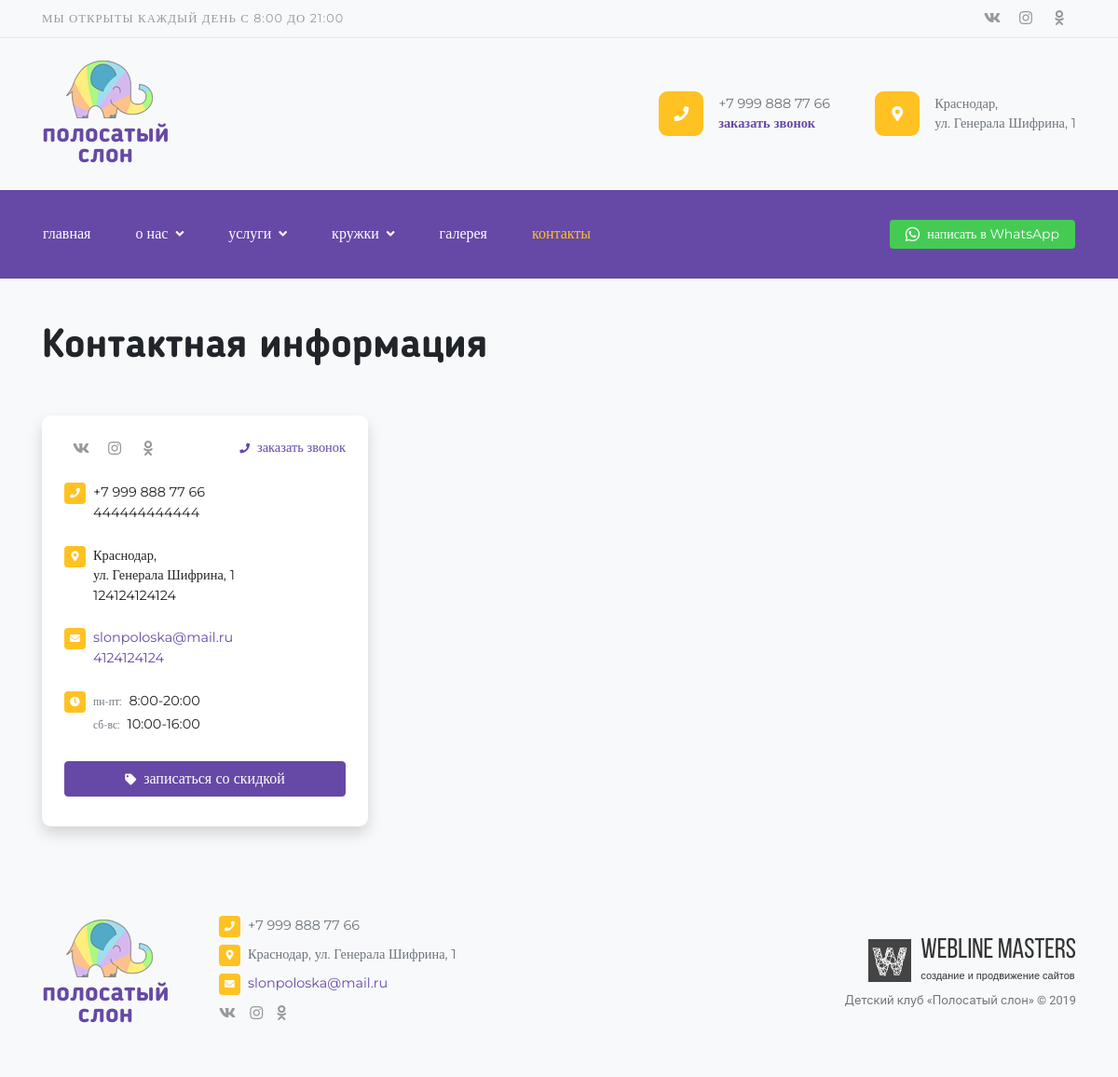
/contacts/, run on the app's committed database.
### contacts/models.py (models this page shows, shortened)
class Social(models.Model):
    name = models.CharField(max_length=250, verbose_name='Название социальной сети')
    short_name = models.CharField(max_length=250, verbose_name='Короткое название')
    link = models.URLField(max_length=250, verbose_name='Ссылка')
    class Meta:
        verbose_name = 'Социальная сеть'
        verbose_name_plural = 'Социальные сети'

class Phone(models.Model):
    phone = models.CharField(max_length=20, verbose_name='Телефон')
    class Meta:
        verbose_name = 'Телефон'
        verbose_name_plural = 'Телефоны'
    def __str__(self):
        return '%s' % self.phone

class Address(models.Model):
    address = models.CharField(max_length=250, verbose_name='Адрес')
    class Meta:
        verbose_name = 'Адрес'
        verbose_name_plural = 'Адреса'
    def __str__(self):
        return '%s' % self.address

class Email(models.Model):
    email = models.CharField(max_length=20, verbose_name='E-mail')
    class Meta:
        verbose_name = 'E-mail'
        verbose_name_plural = 'E-mails'
    def __str__(self):
        return '%s' % self.email

class Schedule(models.Model):
    days_point = models.CharField(max_length=250, verbose_name='Дни недели')
    time_point = models.CharField(max_length=250, verbose_name='Время работы')
    class Meta:
        verbose_name = 'Пункт'
        verbose_name_plural = 'Режим работы'

### contacts/views.py (the view)
# urls.py: path('', views.ContactsView.as_view(), name='contacts'),
class ContactsView(View):
    def get(self, request):
        phones = Phone.objects.all()
        shedules = Schedule.objects.all()
        addresses = Address.objects.all()
        messengers = Messenger.objects.all()
        emails = Email.objects.all()
        map_code = MapCode.objects.first()
        context = {
            'phones': phones,
            'shedules': shedules,
            'addresses': addresses,
            'messengers': messengers,
            'emails': emails,
            'map_code': map_code,
        }
        return render(request, 'contacts/contacts.html', context)

### landing/context_processors.py (called while the page is built)
def context_info(request):
    phone = Phone.objects.first()
    messenger = Messenger.objects.first()
    address = Address.objects.first()
    email = Email.objects.first()
    socials = Social.objects.all()
    seo_titles = TitleTag.objects.all()
    callback_form = CallBackForm()
    categories = Category.objects.all()
    context = {
        'phone': phone,
        'address': address,
        'email': email,
        'messenger': messenger,
        'socials': socials,
        'seo_titles': seo_titles,
        'callback_form': callback_form,
        'categories': categories,
    }
    return context

### services/models.py (called while the page is built)
    def title(self):
        return '%s %s' % (self.title1, self.title2)

### templates/contacts/contacts.html (shortened to what this page needs)
{% extends 'base.html' %}
{% block content %}
    <div class="container pb-4 pb-lg-5">
        <h1 class="mt-0 mb-lg-5 mb-4">Контактная информация</h1>
        {% include 'contacts/__contact_info.html' %}
    </div>
{% endblock content %}

### templates/__header.html (shortened to what this page needs)
{% load static %}
{% load flatpages %}
{% get_flatpages as flatpages %}
<div class="bg-light border-bottom border-gray d-none d-lg-block top-bar">
    <div class="container d-flex justify-content-between align-items-center">
        <span class="small mr-auto text-gray text-uppercase font-2 letter-spacing">
            Мы открыты каждый день с 8:00 до 21:00
        </span>
        {% for social in socials %}
            <a href="{{ social.link }}" target="_blank" class="text-gray py-2  {{ social.short_name }}"><i class="fab fa-{{ social.name }}"></i></a>
        {% endfor %}
    </div>
</div>
<div class="bg-light py-4 d-none d-lg-block top-bar-2">
    <div class="container d-flex justify-content-between align-items-center">
        <div class="position-relative text-center logo mr-auto">
            <img src="{% static 'images/logo.png' %}" class="ml-2 mb-2">
            <a href="{% url 'index' %}" class="stretched-link text-lowercase d-block font-3 font-weight-bolder">полосатый<br>слон</a>
        </div>
        <div class="top-contact d-flex justify-content-between align-items-center mr-5">
            <span class="bg-warning text-center rounded-lg mr-3"><i class="fas fa-phone text-white"></i></span>
            <div>
                <p class="text-muted font-2 smaller m-0">{{ phone }}</p>
                <p class="font-2 smaller font-weight-bold m-0"><a href="#" data-toggle="modal" data-target="#CallBackModal">заказать звонок</a></p>
            </div>
        </div>
        <div class="top-contact d-flex justify-content-between align-items-center">
            <span class="bg-warning text-center rounded-lg mr-3"><i class="fas fa-map-marker-alt text-white"></i></span>
            <div>
                <p class="text-muted font-2 smaller m-0 w-10">{{ address|safe }}</p>
            </div>
        </div>
    </div>
</div>
<nav class="navbar navbar-expand-lg navbar-dark bg-primary sticky-top py-lg-4 mb-lg-5 mb-4 py-1">
    <div class="container px-3">
        <div class="collapse navbar-collapse">
            <ul class="navbar-nav mr-auto">
                <li class="nav-item">
                    <a class="nav-link text-lowercase font-2" href="{% url 'index' %}">главная</a>
                </li>
                <li class="nav-item dropdown">
                    <a class="nav-link text-lowercase dropdown-toggle font-2 {% if '/content-startpoint/' in request.path %}active{% endif %}
                                                                             {% for page in flatpages %} {% if page.url in request.path %}active{% endif %} {% endfor %}" href="{% url 'content_startpoint' %}">
                        о нас<i class="fas fa-angle-down fa-sm ml-2"></i>
                    </a>
                </li>
                <li class="nav-item dropdown">
                    <a class="nav-link text-lowercase dropdown-toggle font-2 {% if '/services/category/service/' in request.path %}active{% endif %}" href="{% url 'categories' service_type='service' %}">
                        услуги<i class="fas fa-angle-down fa-sm ml-2"></i>
                    </a>
                </li>
                <li class="nav-item dropdown">
                    <a class="nav-link text-lowercase dropdown-toggle font-2  {% if '/services/category/artclass/' in request.path %}active{% endif %}" href="{% url 'categories' service_type='artclass' %}">
                        кружки<i class="fas fa-angle-down fa-sm ml-2"></i>
                    </a>
                </li>
                <li class="nav-item">
                    <a class="nav-link text-lowercase font-2  {% if '/gallery/' in request.path %}active{% endif %}" href="{% url 'gallery' %}">галерея</a>
                </li>
                <li class="nav-item">
                    <a class="nav-link text-lowercase font-2  {% if '/contacts/' in request.path %}active{% endif %}" href="{% url 'contacts' %}">контакты</a>
                </li>
            </ul>
            <span class="navbar-text">
                <a href="https://wa.me/{{ messenger.number }}?text={{ messenger.text }}" target="_blank" class="btn btn-secondary btn-sm text-white font-2 small"><i class="fab fa-whatsapp align-middle mr-2" style="color: #fff; font-size: 1.1rem;"></i><span class="d-none d-xl-inline">написать в </span>WhatsApp</a>
            </span>
        </div>
    </div>
</nav>

### templates/contacts/__contact_info.html (shortened to what this page needs)
<div class="row">
    <div class="col-xl-4 col-lg-5">
        <address class="mb-4 mb-lg-0 bg-white p-4 rounded-lg shadow">
            <ul class="list-unstyled addr-block">
                <li class="mb-4 d-sm-flex d-block justify-content-between">
                    {% for social in socials %}
                        <a href="{{ social.link }}" target="_blank" class="text-gray m-sm-0 {{ social.short_name }}"><i class="fab fa-{{ social.name }}"></i></a>
                    {% endfor %}
                    <a href="#" class="font-2 ml-sm-auto smaller d-block d-sm-inline mt-3 mt-sm-0" data-toggle="modal" data-target="#CallBackModal"><i class="fas fa-phone fa-xs mr-2"></i>заказать звонок</a>
                </li>
                <li class="smaller d-flex justify-content-start align-items-start mb-4">
                    <i class="fas fa-phone fa-xs fcm mr-2"></i>
                    <p class="m-0 font-2">
                        {% for item in phones %}
                            <span class="d-block">{{ item.phone }}</span>
                        {% endfor %}
                    </p>
                </li>
                <li class="smaller d-flex justify-content-start align-items-start mb-4">
                    <i class="fas fa-map-marker-alt fa-xs fcm mr-2"></i>
                    <p class="m-0 font-2">
                        {% for item in addresses %}
                            <span class="d-block">{{ item.address|safe }}</span>
                        {% endfor %}
                    </p>
                </li>
                <li class="smaller d-flex justify-content-start align-items-start mb-4">
                    <i class="fas fa-envelope fa-xs fcm mr-2"></i>
                    <p class="m-0 font-2">
                        {% for item in emails %}
                            <a class="d-block" href="mailto:{{ item.email }}">{{ item.email }}</a>
                        {% endfor %}
                    </p>
                </li>
                <li class="smaller d-flex justify-content-start align-items-start mb-4">
                    <i class="fas fa-clock fa-xs fcm mr-2"></i>
                    <p class="m-0 font-2">
                        {% for item in shedules %}
                            <span class="m-0 mb-1 font-2 d-block"><small class="mr-2 text-muted">{{ item.days_point }}:</small>{{ item.time_point }}</span>
                        {% endfor %}
                    </p>
                </li>
                <li>
                    <a href="#" class="btn btn-primary w-100 font-2" data-toggle="modal" data-target="#SignModal"><i class="fas fa-tag fa-xs mr-2 d-none d-sm-inline-block"></i>записаться со скидкой</a>
                </li>
            </ul>
        </address>
    </div>
    <div class="col-xl-8 col-lg-7">
    </div>
</div>

### templates/__footer.html
{% load static %}
<footer class="footer bg-light py-4 py-lg-5">
    <div class="container">
        <div class="row d-flex align-items-center">
            <div class="col-lg-2">
                <div class="position-relative d-lg-inline-block d-none text-center logo">
                    <img src="{% static 'images/logo.png' %}" class="ml-2 mb-2">
                    <a href="{% url 'index' %}" class="stretched-link text-lowercase d-block font-3 font-weight-bolder">полосатый<br>слон</a>
                </div>
            </div>
            <div class="col-xl-7 col-lg-6 col-md-6">
                <ul class="list-unstyled">
                    <li class="smaller d-flex justify-content-start align-items-start">
                        <i class="fas fa-phone fa-xs fcm mr-2"></i>
                        <p class="m-0 font-2 text-muted">{{ phone }}</p>
                    </li>
                    <li class="smaller d-flex justify-content-start align-items-start">
                        <i class="fas fa-map-marker-alt fa-xs fcm mr-2"></i>
                        <p class="m-0 font-2 text-muted">{{ address|striptags }}</p>
                    </li>
                    <li class="smaller d-flex justify-content-start align-items-start">
                        <i class="fas fa-envelope fa-xs fcm mr-2"></i>
                        <p class="m-0 font-2 text-muted"><a href="mailto:{{ email }}">{{ email }}</a></p>
                    </li>
                    <li>
                        {% for social in socials %}
                            <a href="{{ social.link }}" target="_blank" class="text-gray {{ social.short_name }}"><i class="fab fa-{{ social.name }}"></i></a>
                        {% endfor %}
                    </li>
                </ul>
            </div>
            <div class="col-xl-3 col-lg-4 col-md-6">
                <a class="devlogo mb-1 mt-4 mt-md-0 ml-md-auto" href="http://wlms.info" target="_blank">
                    <img src="{% static 'images/devlogo.png' %}" alt="...">
                    <div class="devlogo-text">
                        <span>Webline Masters</span>
                        <span>создание и продвижение сайтов</span>
                    </div>
                </a>
                <p class="m-0 text-muted small text-md-right">Детский клуб «Полосатый слон» © 2019</p>
            </div>
        </div>
    </div>
</footer>

### dev_static/css/style.css (style rules this page uses)
html { position: relative; min-height: 100%; }
body { overflow-x: hidden; }
.footer { position: absolute; bottom: 0; width: 100%; }
.devlogo { display: table; }
.devlogo img, .devlogo-text { display: table-cell; vertical-align: top; }
.devlogo span { display: block; margin-left: 10px; font-family: "BebasNeueRegular", sans-serif; font-size: 30px; line-height: 26px; color: #333; -webkit-transition: all .1s ease-in-out; transition: all .1s ease-in-out; }
.devlogo span:last-child { font-size: 11px; font-family: "Arial", sans-serif; }
.dropdown-toggle > i { -webkit-transition: -webkit-transform .2s ease-in-out; transition: -webkit-transform .2s ease-in-out; transition: transform .2s ease-in-out; transition: transform .2s ease-in-out, -webkit-transform .2s ease-in-out; }
.vk, .inst, .odn { width: 36px; text-align: center; }
.logo a { font-size: 28px; line-height: 1.4rem; -webkit-transition: color .1s ease-in-out; transition: color .1s ease-in-out; }
.top-contact span { width: 48px; height: 48px; }
.top-contact span i { line-height: 48px; }

### data on the page
Phone: phone "+7 999 888 77 66"
Address: address "Краснодар, ул. Генерала Шифрина, 1"
Phone: phone "444444444444"
Address: address "124124124124"
Email: email "slonpoloska@mail.ru"
Email: email "4124124124"
Schedule: days_point "пн-пт", time_point "8:00-20:00"
Schedule: days_point "сб-вс", time_point "10:00-16:00"
